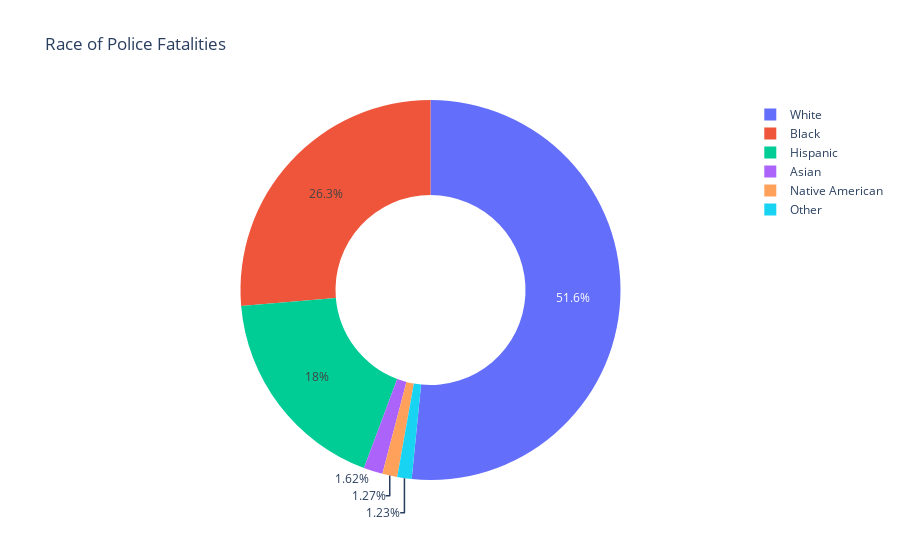

Notebook code for this chart:
### Code cell
px.pie(data_frame=fatalities_by_race, 
       labels=fatalities_by_race.index, 
       values=fatalities_by_race.values,
       names=fatalities_by_race.index,
       title="Race of Police Fatalities",
       hole=0.5)

### Figure 1 — Plotly figure (JSON) as saved in the notebook; plotly's stock layout.template omitted (floating-point values rounded to 4 significant figures)
{"data": [{"domain": {"x": [0, 1], "y": [0, 1]}, "hole": 0.5, "hovertemplate": "index=%{label}<br>value=%{value}<extra></extra>", "labels": ["White", "Black", "Hispanic", "Asian", "Native American", "Other"], "legendgroup": "", "name": "", "showlegend": true, "type": "pie", "values": [1177, 601, 410, 37, 29, 28]}], "layout": {"legend": {"tracegroupgap": 0}, "title": {"text": "Race of Police Fatalities"}}}
